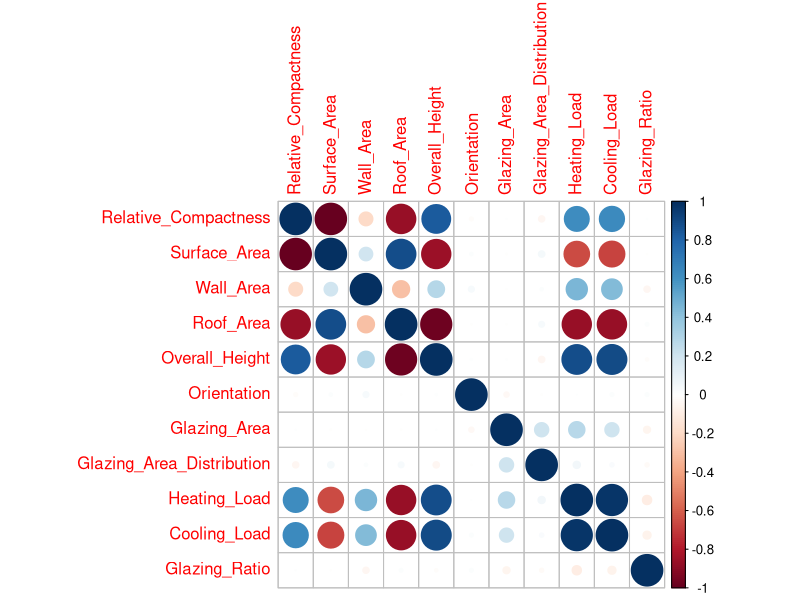
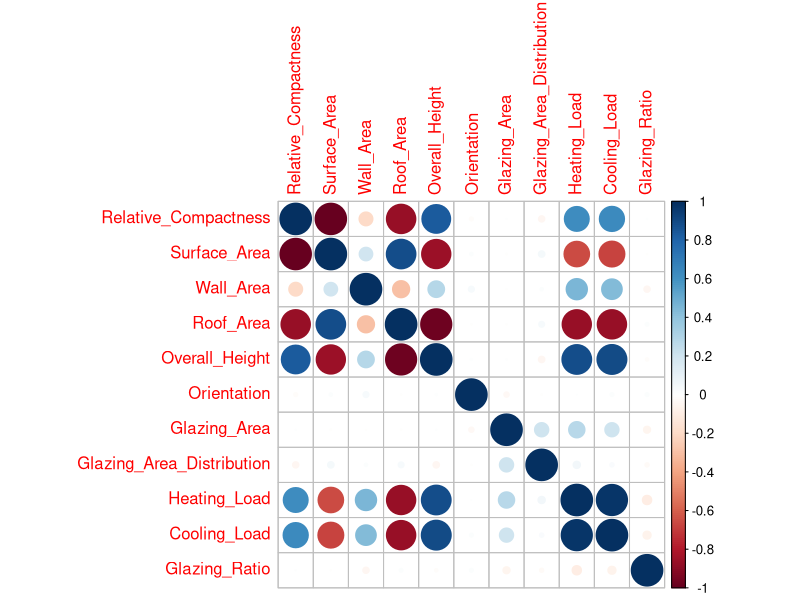
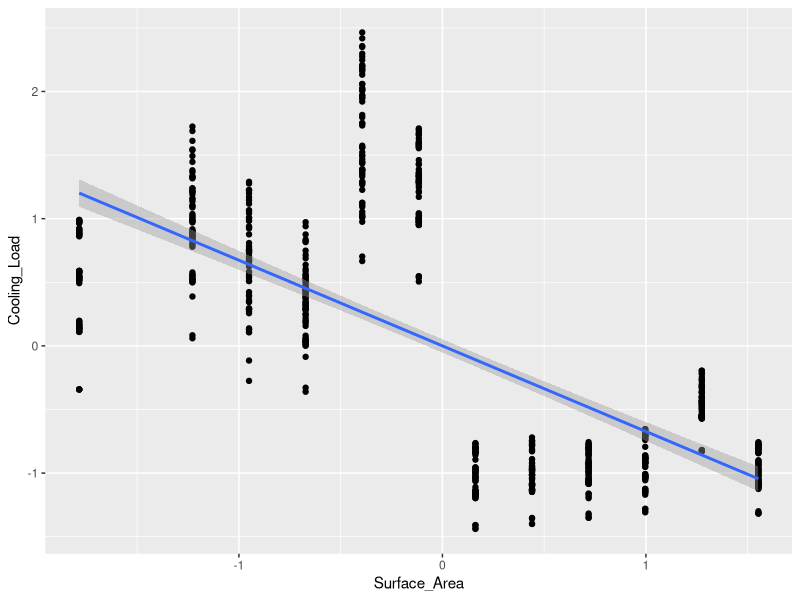
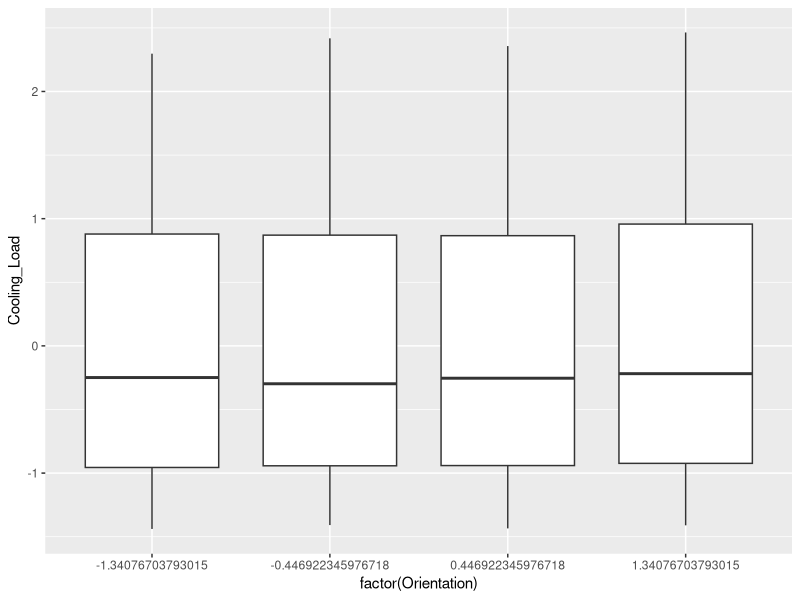
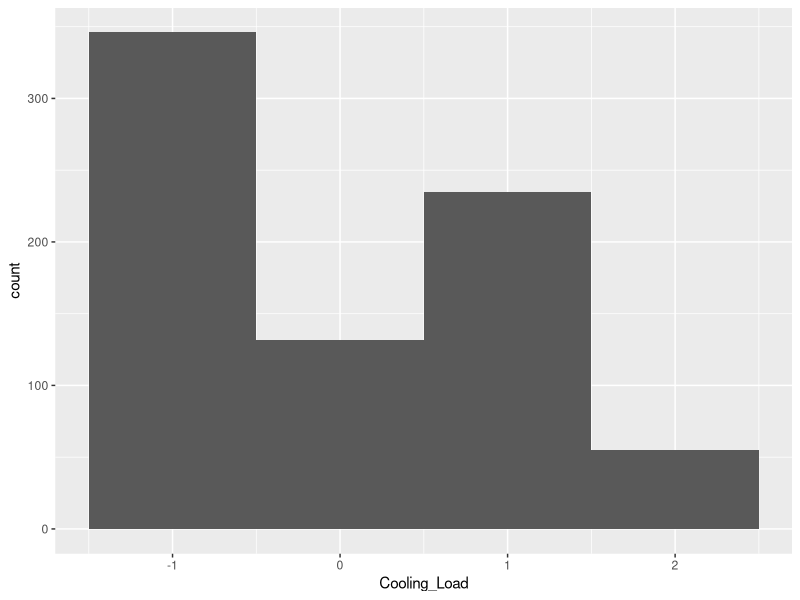

The R source for these figures, in order:
# Import the necessary libraries
library(readr)
library(caret)
library(corrplot)
library(ggplot2)
library(Metrics)
library(FactoMineR)
library(randomForest)

# Data Import and Exploration ----------

# Import the data
data <- read_csv("energy_efficiency_data.csv")

# Explore the data
head(data)
summary(data)
str(data)

# Data Cleaning ----------

# Check for missing values
any(is.na(data))

# Check for duplicates
any(duplicated(data))

# Remove duplicates
data <- data[!duplicated(data), ]

# Check for Outliers
lower <- quantile(data$Cooling_Load, .25) - 1.5 * IQR(data$Cooling_Load)
upper <- quantile(data$Cooling_Load, .75) + 1.5 * IQR(data$Cooling_Load)
data <- data[!(data$Cooling_Load < lower | data$Cooling_Load > upper), ]

# Normalize the data
preprocessParams <- preProcess(data, method = c("center", "scale"))
data_normalized <- predict(preprocessParams, data)

# Feature Engineering
data_normalized$Glazing_Ratio <- data_normalized$Glazing_Area / data_normalized$Surface_Area

# Train-Test Split
set.seed(123)
trainIndex <- createDataPartition(data_normalized$Cooling_Load, p = .7, list = FALSE, times = 1)
train_set <- data_normalized[trainIndex, ]
test_set <- data_normalized[-trainIndex, ]

# Data Analysis ----------

# Correlation test
correlation_matrix <- cor(train_set)
correlation_matrix

# Create a correlation plot
corrplot(correlation_matrix, method = "circle")

# Visualization ----------

# Save plots
png(filename="correlation_plot.png")
corrplot(correlation_matrix, method = "circle")
dev.off()

scatter_plot <- ggplot(data_normalized, aes(x=Surface_Area, y=Cooling_Load)) + 
  geom_point() + 
  geom_smooth(method=lm)
ggsave("scatter_plot.png", scatter_plot)

box_plot <- ggplot(data_normalized, aes(y=Cooling_Load, x=factor(Orientation))) + 
  geom_boxplot()
ggsave("box_plot.png", box_plot)

histogram <- ggplot(data_normalized, aes(x=Cooling_Load)) + 
  geom_histogram(binwidth=1)
ggsave("histogram.png", histogram)

# Multivariate Analysis ----------

# PCA
res.pca <- PCA(train_set, scale.unit = TRUE, ncp = 5, graph = FALSE)
print(res.pca)

# Advanced Statistical Analysis ----------

# ANOVA
model <- aov(Cooling_Load ~ as.factor(Orientation), data = train_set)
summary(model)

# Regression Analysis ----------

# Convert 'Cooling_Load' to a binary format
train_set$High_Cooling_Load <- ifelse(train_set$Cooling_Load > 15, 1, 0)

# Logistic Regression
logistic_model <- glm(High_Cooling_Load ~ ., data = train_set, family = binomial())
summary(logistic_model)


# Predictive Modelling ----------

# Make sure you don't have 'High_Cooling_Load' in your train and test data
train_set <- train_set[, !(names(train_set) %in% "High_Cooling_Load")]
test_set <- test_set[, !(names(test_set) %in% "High_Cooling_Load")]

# Random Forest model predicting 'Cooling_Load'
rf_model <- randomForest(Cooling_Load ~ ., data = train_set, ntree = 500)

# Predict on the test set
predictions <- predict(rf_model, newdata = test_set)

# Calculate RMSE
rmse <- rmse(test_set$Cooling_Load, predictions)
rmse
